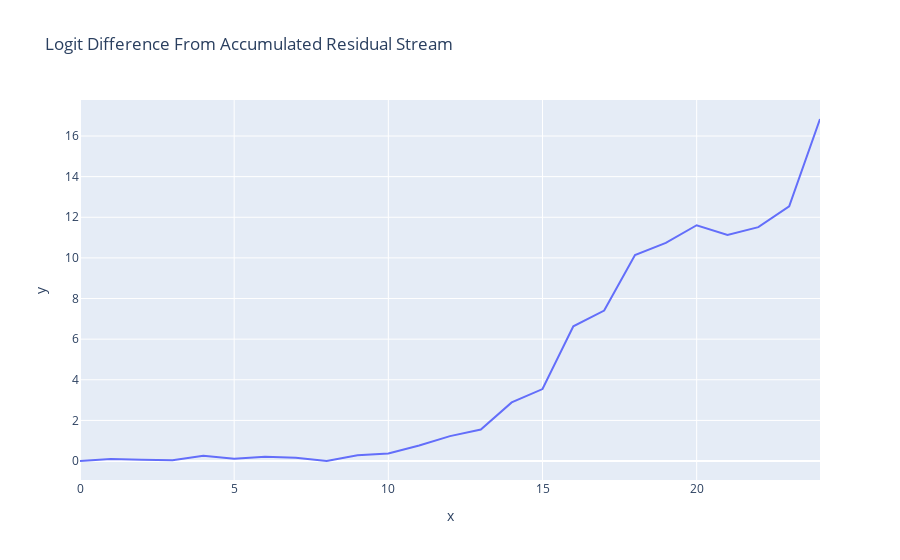

The cell this chart's notebook holds for it:
### Code cell
accumulated_residual, labels = clean_cache.accumulated_resid(layer=-1, incl_mid=False, pos_slice=-1, return_labels=True)
logit_lens_logit_diffs = residual_stack_to_logit_diff(accumulated_residual, clean_cache)
line(logit_lens_logit_diffs, x=np.arange(model.cfg.n_layers+1), hover_name=labels, title="Logit Difference From Accumulated Residual Stream")

### Figure 1 — Plotly figure (JSON) as saved in the notebook; plotly's stock layout.template omitted (floating-point values rounded to 4 significant figures)
{"data": [{"hovertemplate": "x=%{x}<br>y=%{y}<extra></extra>", "legendgroup": "", "line": {"color": "#636efa", "dash": "solid"}, "marker": {"symbol": "circle"}, "mode": "lines", "name": "", "orientation": "v", "showlegend": false, "type": "scatter", "x": [0, 1, 2, 3, 4, 5, 6, 7, 8, 9, 10, 11, 12, 13, 14, 15, 16, 17, 18, 19, 20, 21, 22, 23, 24], "xaxis": "x", "y": [0.001735, 0.1062, 0.06192, 0.03334, 0.2584, 0.1091, 0.205, 0.166, 0.004388, 0.2808, 0.3751, 0.7619, 1.227, 1.548, 2.884, 3.543, 6.635, 7.408, 10.14, 10.74, 11.61, 11.13, 11.52, 12.54, 16.84], "yaxis": "y"}], "layout": {"legend": {"tracegroupgap": 0}, "title": {"text": "Logit Difference From Accumulated Residual Stream"}, "xaxis": {"anchor": "y", "domain": [0, 1], "title": {"text": "x"}}, "yaxis": {"anchor": "x", "domain": [0, 1], "title": {"text": "y"}}}}
